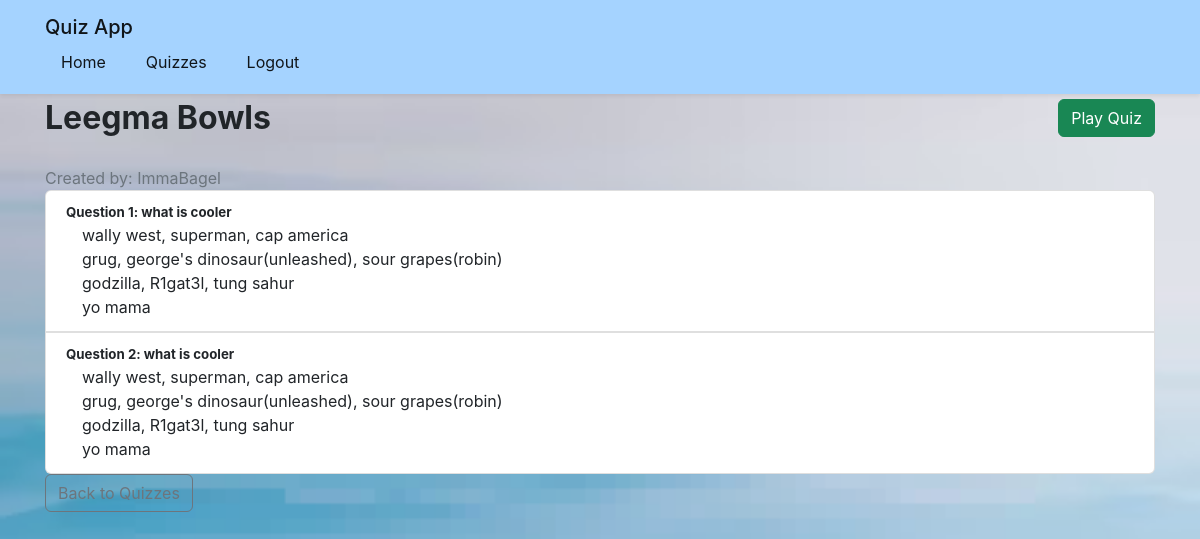
Screenshot of /quiz/4 (signed in) with the database file from the repository.
### app/models.py (models this page shows)
class Quiz(db.Model):
    id = db.Column(db.Integer, primary_key = True)
    title = db.Column(db.String(75), nullable=False)
    username = db.Column(db.String(50))
    user_id = db.Column(db.Integer, db.ForeignKey('user.id'), nullable = False)
    questions = db.relationship('Question', backref='question',lazy = True)

class User(db.Model, UserMixin):
    id = db.Column(db.Integer, primary_key = True)
    username = db.Column(db.String(25), unique=True, nullable=False)
    email = db.Column(db.String(411),unique=True, nullable= False)
    password = db.Column(db.String(25), nullable = False)
    quizzes = db.relationship('Quiz', backref='creator', lazy=True)

class Question(db.Model):
    id = db.Column(db.Integer, primary_key = True)
    text = db.Column(db.String(150), nullable=False)
    quiz_id = db.Column(db.Integer, db.ForeignKey('quiz.id'), nullable = False)
    answers = db.relationship('Answer', backref='question',lazy = True)

class Answer(db.Model):
    id = db.Column(db.Integer, primary_key = True)
    text = db.Column(db.String(50), nullable=False)
    is_right = db.Column(db.Boolean, default=False)
    question_id = db.Column(db.Integer, db.ForeignKey('question.id'), nullable=False)

### app/quiz/routes.py (the view)
@quiz_bp.route('/quiz/<int:quiz_id>')
@login_required
def view_quiz(quiz_id):
    quiz = Quiz.query.get_or_404(quiz_id)
    return render_template('quiz/view_quiz.html',title=quiz.title, quiz=quiz)

### app/models.py (called while the page is built)
@login_manager.user_loader
def load_user(user_id):
    return User.query.get(int(user_id))

### app/templates/quiz/view_quiz.html (shortened to what this page needs)
{% extends "base.html" %}
{% block content %}
<div class="d-flex justify-content-between align-items-center mb-4">
    <h1>{{ quiz.title }}</h1>
    <a href="{{ url_for('quiz.Play_qizz', quiz_id=quiz.id) }}" class="btn btn-success">Play Quiz</a>
</div>
<p class="text-muted">Created by: {{ quiz.creator.username }}</p>
<div class="list-group">
    {% for question in quiz.questions %}
    <div class="list-group-item mb-3">
        <h5>Question {{ loop.index }}: {{ question.text }}</h5>
        <ul class="list-unstyled">
            {% for answer in question.answers %}
            <li class="ms-3">
                {{ answer.text }}
            </li>
            {% endfor %}
        </ul>
    </div>
    {% endfor %}
</div>
<a href="{{ url_for('quiz.quiz_home') }}" class="btn btn-outline-secondary">Back to Quizzes</a>
{% endblock %}

### app/templates/base.html (shortened to what this page needs)
<!DOCTYPE html>
<html lang="en">
<head>
    <link rel="stylesheet" href="/static/css/styles.css">
    <link rel="stylesheet" href="https://cdnjs.cloudflare.com/ajax/libs/font-awesome/5.15.3/css/all.min.css">
</head>
<body>
    <header>
        <nav class="navbar">
            <div class="container">
                <a class="navbar-brand" href="{{ url_for('main.home') }}">Quiz App</a>
                <div class="navbar-collapse">
                    <div class="navbar-nav me-auto">
                        <a class="nav-item nav-link" href="{{ url_for('main.home') }}">Home</a>
                        {% if current_user.is_authenticated %}
                            <a class="nav-item nav-link" href="{{ url_for('quiz.quiz_home') }}">Quizzes</a>
                            <a class="nav-item nav-link" href="{{ url_for('auth.logout') }}">Logout</a>
                        {% else %}
                            <a class="nav-item nav-link" href="{{ url_for('auth.login') }}">Login</a>
                            <a class="nav-item nav-link" href="{{ url_for('auth.register') }}">Register</a>
                        {% endif %}
                    </div>
                </div>
            </div>
        </nav>
    </header>
    <main class="container">
        {% block content %}{% endblock %}
    </main>
</body>
</html>

### app/static/css/styles.css (style rules this page uses)
:root { --primary: #0d6efd; --secondary: #6c757d; --success: #198754; --danger: #dc3545; --warning: #ffc107; --info: #0dcaf0; --light: #f8f9fa; --dark: #212529; --white: #fff; --blue-light: #a5d3ff; --border-radius: 0.375rem; --box-shadow: 0 0.5rem 1rem rgba(0, 0, 0, 0.15); }
* { box-sizing: border-box; margin: 0; padding: 0; }
body { font-family: -apple-system, BlinkMacSystemFont, "Segoe UI", Roboto, "Helvetica Neue", Arial, sans-serif; line-height: 1.5; color: #212529; background-image: url('/static/images/actual-Bg.png'); background-size: cover; background-position: center; background-attachment: fixed; min-height: 100vh; position: relative; }
body::before { content: ""; position: fixed; top: 0; left: 0; right: 0; bottom: 0; background-color: rgba(255, 255, 255, 0.1); z-index: -1; }
.container { width: 100%; padding-right: 15px; padding-left: 15px; margin-right: auto; margin-left: auto; }
@media (min-width: 576px) { .container { max-width: 540px; } }
@media (min-width: 768px) { .container { max-width: 720px; } }
@media (min-width: 992px) { .container { max-width: 960px; } }
@media (min-width: 1200px) { .container { max-width: 1140px; } }
.navbar { display: flex; flex-wrap: wrap; align-items: center; justify-content: space-between; padding: 0.75rem 1rem; background-color: var(--blue-light); box-shadow: 0 0.125rem 0.25rem rgba(0, 0, 0, 0.075); }
.navbar-brand { font-size: 1.25rem; font-weight: 500; color: rgba(0, 0, 0, 0.9); text-decoration: none; padding: 0.3125rem 0; }
.navbar-nav { display: flex; flex-direction: row; list-style: none; padding-left: 0; margin-bottom: 0; }
.nav-item { margin-right: 0.5rem; }
.nav-link { display: block; padding: 0.5rem 1rem; color: rgba(0, 0, 0, 0.9); text-decoration: none; transition: color 0.15s ease-in-out; }
.me-auto { margin-right: auto !important; }
.btn { display: inline-block; font-weight: 400; line-height: 1.5; color: #212529; text-align: center; text-decoration: none; vertical-align: middle; cursor: pointer; user-select: none; background-color: transparent; border: 1px solid transparent; padding: 0.375rem 0.75rem; font-size: 1rem; border-radius: var(--border-radius); transition: color 0.15s ease-in-out, background-color 0.15s ease-in-out, border-color 0.15s ease-in-out, box-shadow 0.15s ease-in-out; }
.btn-success { color: var(--white); background-color: var(--success); border-color: var(--success); }
.btn-outline-secondary { color: var(--secondary); border-color: var(--secondary); }
.text-muted { color: #6c757d !important; }
.mb-4 { margin-bottom: 1.5rem !important; }
.d-flex { display: flex !important; }
.justify-content-between { justify-content: space-between !important; }
.align-items-center { align-items: center !important; }
.list-group { display: flex; flex-direction: column; padding-left: 0; margin-bottom: 0; border-radius: var(--border-radius); }
.list-group-item { position: relative; display: block; padding: 0.75rem 1.25rem; background-color: var(--white); border: 1px solid rgba(0, 0, 0, 0.125); }
.list-group-item:first-child { border-top-left-radius: inherit; border-top-right-radius: inherit; }
.list-group-item:last-child { border-bottom-left-radius: inherit; border-bottom-right-radius: inherit; }
.list-unstyled { padding-left: 0; list-style: none; }
.ms-3 { margin-left: 1rem !important; }

### rows the page displays
Quiz: title "Leegma Bowls"
User: creator.username "ImmaBagel"
Question: text "what is cooler"
Answer: text "wally west, superman, cap america"
Answer: text "grug, george's dinosaur(unleashed), sour grapes(robin)"
Answer: text "godzilla, R1gat3l, tung sahur"
Answer: text "yo mama"
Question: text "what is cooler"
Answer: text "wally west, superman, cap america"
Answer: text "grug, george's dinosaur(unleashed), sour grapes(robin)"
Answer: text "godzilla, R1gat3l, tung sahur"
Answer: text "yo mama"
